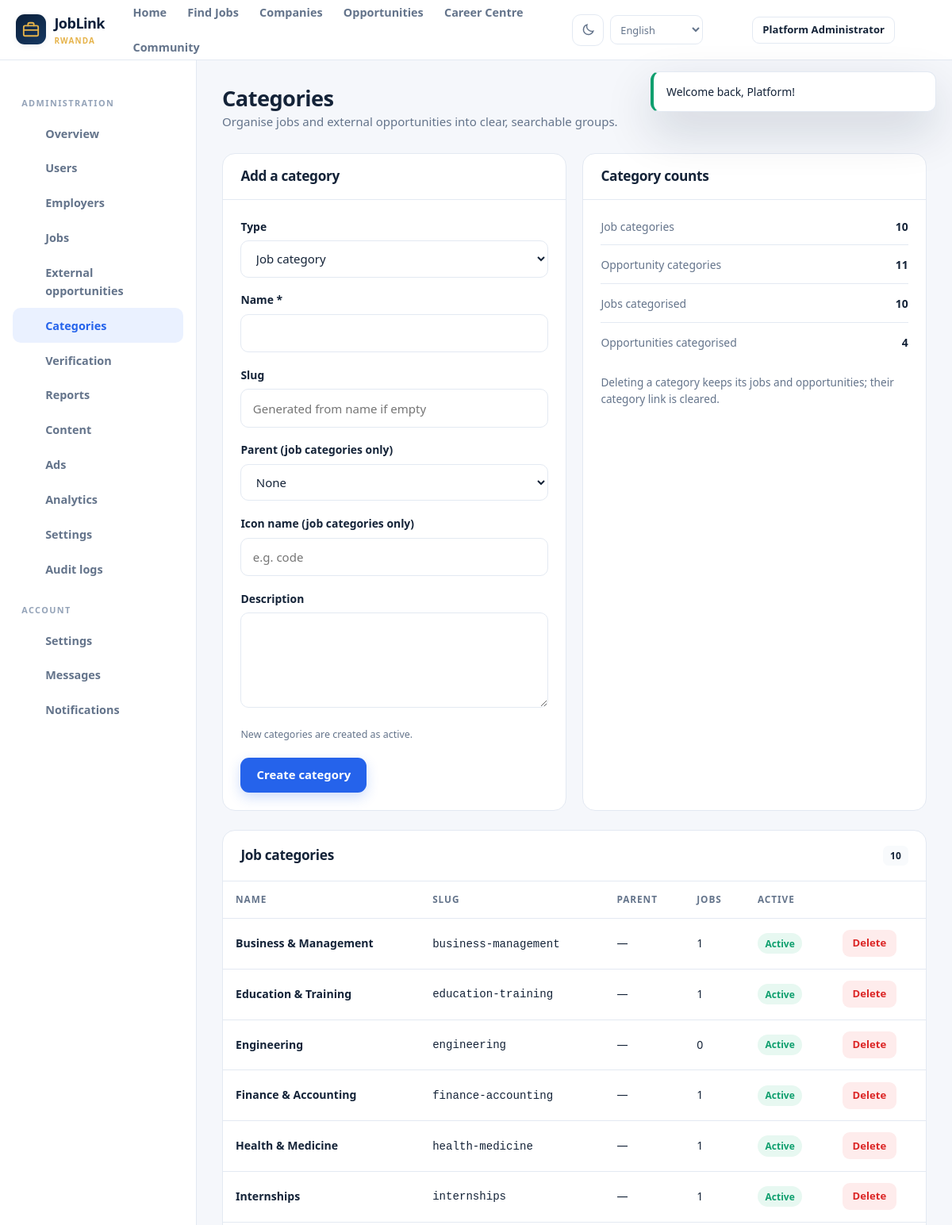
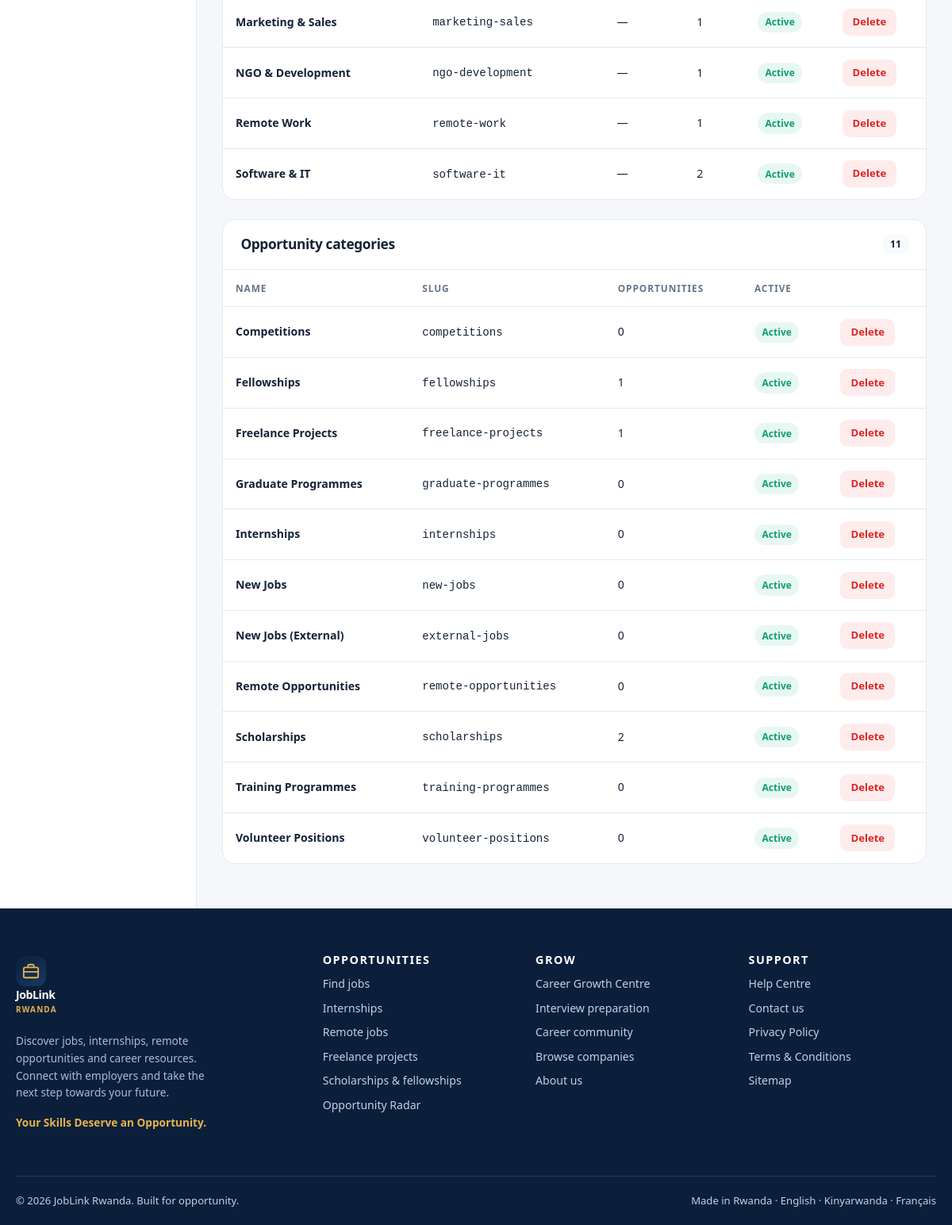
The app's page /admin/categories (signed in) with its own data (2 pictures, top to bottom).
### tables this page shows
CREATE TABLE IF NOT EXISTS users (
    id INT UNSIGNED AUTO_INCREMENT PRIMARY KEY,
    name VARCHAR(150) NOT NULL,
    email VARCHAR(190) NOT NULL,
    password_hash VARCHAR(255) NOT NULL,
    role ENUM('seeker','employer','freelancer','admin') NOT NULL DEFAULT 'seeker',
    phone VARCHAR(40) DEFAULT NULL,
    avatar VARCHAR(255) DEFAULT NULL,
    status ENUM('active','pending','suspended','deactivated') NOT NULL DEFAULT 'active',
    email_verified_at DATETIME DEFAULT NULL,
    verification_token VARCHAR(64) DEFAULT NULL,
    remember_token VARCHAR(64) DEFAULT NULL,
    last_login_at DATETIME DEFAULT NULL,
    created_at DATETIME NOT NULL DEFAULT CURRENT_TIMESTAMP,
    updated_at DATETIME NOT NULL DEFAULT CURRENT_TIMESTAMP ON UPDATE CURRENT_TIMESTAMP,
    deleted_at DATETIME DEFAULT NULL,
    UNIQUE KEY uq_users_email (email),
    KEY idx_users_role_status (role, status),
    KEY idx_users_created (created_at)
);

CREATE TABLE IF NOT EXISTS job_categories (
    id INT UNSIGNED AUTO_INCREMENT PRIMARY KEY,
    name VARCHAR(120) NOT NULL,
    slug VARCHAR(140) NOT NULL,
    description TEXT,
    icon VARCHAR(60) DEFAULT NULL,
    parent_id INT UNSIGNED DEFAULT NULL,
    active TINYINT(1) NOT NULL DEFAULT 1,
    UNIQUE KEY uq_categories_slug (slug),
    KEY idx_categories_parent (parent_id),
    CONSTRAINT fk_categories_parent FOREIGN KEY (parent_id) REFERENCES job_categories(id) ON DELETE SET NULL
);

CREATE TABLE IF NOT EXISTS opportunity_categories (
    id INT UNSIGNED AUTO_INCREMENT PRIMARY KEY,
    name VARCHAR(120) NOT NULL,
    slug VARCHAR(140) NOT NULL,
    description TEXT,
    icon VARCHAR(60) DEFAULT NULL,
    active TINYINT(1) NOT NULL DEFAULT 1,
    UNIQUE KEY uq_opp_categories_slug (slug)
);

### app/Views/admin/categories.php (the view, shortened to what the rows shown need)
<div class="dashboard">
  <?php
  include BASE_PATH . '/app/Views/partials/dashboard_sidebar.php';
  ?>
  <main class="dash-main">
    <div class="dash-head">
      <div><h1>Categories</h1><p>Organise jobs and external opportunities into clear, searchable groups.</p></div>
    </div>
    <div class="grid grid-2">
      <section class="panel">
        <div class="panel-head"><h2>Add a category</h2></div>
        <div class="panel-body">
          <form method="post" action="<?= e(url('admin/categories')) ?>">
            <div class="form-group">
              <label class="form-label" for="cat-type">Type</label>
              <select class="form-control" id="cat-type" name="type">
                <option value="job" <?= old('type', 'job') === 'job' ? 'selected' : '' ?>>Job category</option>
              </select>
            </div>
            <div class="form-group">
              <label class="form-label" for="cat-name">Name *</label>
              <input class="form-control" id="cat-name" name="name" maxlength="120" required value="<?= e(old('name')) ?>">
            </div>
            <div class="form-group">
              <label class="form-label" for="cat-slug">Slug</label>
              <input class="form-control" id="cat-slug" name="slug" maxlength="140" placeholder="Generated from name if empty" value="<?= e(old('slug')) ?>">
            </div>
            <div class="form-group">
              <label class="form-label" for="cat-parent">Parent (job categories only)</label>
              <select class="form-control" id="cat-parent" name="parent_id">
                <option value="">None</option>
              </select>
            </div>
            <div class="form-group">
              <label class="form-label" for="cat-icon">Icon name (job categories only)</label>
              <input class="form-control" id="cat-icon" name="icon" maxlength="60" placeholder="e.g. code" value="<?= e(old('icon')) ?>">
            </div>
            <div class="form-group">
              <label class="form-label" for="cat-description">Description</label>
              <textarea class="form-control" id="cat-description" name="description" rows="2"><?= e(old('description')) ?></textarea>
            </div>
            <span class="form-hint">New categories are created as active.</span>
            <div style="margin-top:1.2rem"><button class="btn btn-primary" type="submit">Create category</button></div>
          </form>
        </div>
      </section>
      <section class="panel">
        <div class="panel-head"><h2>Category counts</h2></div>
        <div class="panel-body">
          <div class="side-info">
            <div class="row"><span>Job categories</span><strong><?= e(count($jobCategories)) ?></strong></div>
            <div class="row"><span>Opportunity categories</span><strong><?= e(count($opportunityCategories)) ?></strong></div>
            <div class="row"><span>Jobs categorised</span><strong><?= e(array_sum(array_column($jobCategories, 'jobs_count'))) ?></strong></div>
            <div class="row"><span>Opportunities categorised</span><strong><?= e(array_sum(array_column($opportunityCategories, 'opportunities_count'))) ?></strong></div>
          </div>
          <p style="color:var(--muted);font-size:.85rem;margin-top:1rem">Deleting a category keeps its jobs and opportunities; their category link is cleared.</p>
        </div>
      </section>
    </div>
    <section class="panel">
      <div class="panel-head"><h2>Job categories</h2><span class="badge"><?= e(count($jobCategories)) ?></span></div>
      <div class="panel-body panel-body flush">
        <?php if (!$jobCategories): ?>
          <?php $emptyTitle = 'No job categories'; $emptyText = 'Create your first job category using the form above.'; include BASE_PATH . '/app/Views/partials/empty.php'; ?>
        <?php else: ?>
          <div class="table-wrap"><table><thead><tr><th>Name</th><th>Slug</th><th>Parent</th><th>Jobs</th><th>Active</th><th></th></tr></thead><tbody>
            <?php foreach ($jobCategories as $row): ?>
              <tr>
                <td><strong><?= e($row['name']) ?></strong></td>
                <td><code><?= e($row['slug']) ?></code></td>
                <td><?= e($row['parent_name'] ?: '—') ?></td>
                <td><?= (int) $row['jobs_count'] ?></td>
                <td><span class="status <?= (int) $row['active'] === 1 ? 'status-published' : '' ?>"><?= (int) $row['active'] === 1 ? 'Active' : 'Hidden' ?></span></td>
                <td>
                  <form method="post" action="<?= e(url('admin/categories/' . $row['id'] . '/delete')) ?>" onsubmit="return confirm('Delete this category? Linked records will be kept.')">
                    <button class="btn btn-sm btn-danger" type="submit">Delete</button>
                  </form>
                </td>
              </tr>
            <?php endforeach; ?>
          </tbody></table></div>
        <?php endif; ?>
      </div>
    </section>
    <section class="panel">
      <div class="panel-head"><h2>Opportunity categories</h2><span class="badge"><?= e(count($opportunityCategories)) ?></span></div>
      <div class="panel-body panel-body flush">
        <?php if (!$opportunityCategories): ?>
          <?php $emptyTitle = 'No opportunity categories'; $emptyText = 'Create your first opportunity category using the form above.'; include BASE_PATH . '/app/Views/partials/empty.php'; ?>
        <?php else: ?>
          <div class="table-wrap"><table><thead><tr><th>Name</th><th>Slug</th><th>Opportunities</th><th>Active</th><th></th></tr></thead><tbody>
            <?php foreach ($opportunityCategories as $row): ?>
              <tr>
                <td><strong><?= e($row['name']) ?></strong></td>
                <td><code><?= e($row['slug']) ?></code></td>
                <td><?= (int) $row['opportunities_count'] ?></td>
                <td><span class="status <?= (int) $row['active'] === 1 ? 'status-published' : '' ?>"><?= (int) $row['active'] === 1 ? 'Active' : 'Hidden' ?></span></td>
                <td>
                  <form method="post" action="<?= e(url('admin/categories/' . $row['id'] . '/delete')) ?>" onsubmit="return confirm('Delete this category? Linked records will be kept.')">
                    <button class="btn btn-sm btn-danger" type="submit">Delete</button>
                  </form>
                </td>
              </tr>
            <?php endforeach; ?>
          </tbody></table></div>
        <?php endif; ?>
      </div>
    </section>
  </main>
</div>

### app/Core/Router.php (shortened to what the rows shown need)
<?php
final class Router
{
    private array $routes = [];
    private array $middleware = [];
    public function middleware(string $name, callable $handler): void
    {
        $this->middleware[$name] = $handler;
    }
    public function add(string $methods, string $pattern, string $handler, array $middleware = []): void
    {
        foreach (explode('|', $methods) as $method) {
            $this->routes[] = [
                'method' => strtoupper(trim($method)),
                'regex' => $this->compile($pattern),
                'handler' => $handler,
                'middleware' => $middleware,
                'pattern' => $pattern,
            ];
        }
    }
    private function compile(string $pattern): string
    {
        $pattern = preg_replace('/\/(?=\{[a-zA-Z_]+\?\})/', '', $pattern) ?? $pattern;
        $pattern = preg_replace_callback('/\{([a-zA-Z_]+)(\?)?\}/', static function ($m) {
            return ($m[2] ?? '') === '?' ? '(?:/(?P<' . $m[1] . '>[^/]+))?' : '(?P<' . $m[1] . '>[^/]+)';
        }, $pattern) ?? $pattern;
        return '#^' . $pattern . '$#u';
    }
    public function dispatch(Request $request): void
    {
        foreach ($this->routes as $route) {
            if ($route['method'] !== $request->method) {
                continue;
            }
            if (!preg_match($route['regex'], $request->path, $matches)) {
                continue;
            }
            $params = [];
            $request->setRouteParams($params);
            foreach ($route['middleware'] as $middleware) {
                [$name, $argument] = array_pad(explode(':', $middleware, 2), 2, null);
                $result = ($this->middleware[$name])($request, $argument);
            }
            [$class, $method] = explode('@', $route['handler'], 2);
            $controller = new $fqcn($request);
            $controller->{$method}();
            return;
        }
    }
}

### app/Views/partials/header.php (shortened to what the rows shown need)
<?php
$user = Auth::user();
$unread = $user ? (int) App\Core\Database::scalar('SELECT COUNT(*) FROM notifications WHERE user_id = :id AND is_read = 0', ['id' => $user['id']]) : 0;
$currentPath = parse_url($_SERVER['REQUEST_URI'] ?? '/', PHP_URL_PATH) ?: '/';
$isActive = static fn(string $path): string => str_contains($currentPath, $path) ? ' active' : '';
?>
<header class="site-header">
  <div class="container nav-container">
    <a class="brand" href="<?= e(url()) ?>" aria-label="JobLink Rwanda home">
      <span class="brand-mark"><svg viewBox="0 0 24 24" fill="none" stroke="currentColor" stroke-width="2" stroke-linecap="round"><rect x="2" y="7" width="20" height="14" rx="2"/><path d="M8 7V5a2 2 0 0 1 2-2h4a2 2 0 0 1 2 2v2M2 13h20"/></svg></span>
      <span>JobLink<small>Rwanda</small></span>
    </a>
    <nav class="nav-links" aria-label="Main navigation">
      <a class="nav-link<?= $currentPath === rtrim(BASE_URL, '/') . '/' || $currentPath === '/' ? ' active' : '' ?>" href="<?= e(url()) ?>"><?= t('nav_home') ?></a>
      <a class="nav-link<?= $isActive('/jobs') ?>" href="<?= e(url('jobs')) ?>"><?= t('nav_jobs') ?></a>
      <a class="nav-link<?= $isActive('/companies') ?>" href="<?= e(url('companies')) ?>"><?= t('nav_companies') ?></a>
      <a class="nav-link<?= $isActive('/opportunity-radar') ?>" href="<?= e(url('opportunity-radar')) ?>"><?= t('nav_opportunities') ?></a>
      <a class="nav-link<?= $isActive('/career-centre') ?>" href="<?= e(url('career-centre')) ?>"><?= t('nav_career') ?></a>
      <a class="nav-link<?= $isActive('/community') ?>" href="<?= e(url('community')) ?>"><?= t('nav_community') ?></a>
    </nav>
    <div class="nav-actions">
      <button class="theme-toggle" type="button" aria-label="Toggle dark mode"><?= icon('moon', 18) ?></button>
      <select class="lang-picker" aria-label="<?= e(t('language')) ?>" onchange="window.location.href='<?= e(url()) ?>?lang='+this.value">
        <?php foreach (I18n::supported() as $code => $name): ?>
          <option value="<?= e($code) ?>" <?= I18n::locale() === $code ? 'selected' : '' ?>><?= e($name) ?></option>
        <?php endforeach; ?>
      </select>
      <?php if ($user): ?>
        <?php if ($unread > 0): ?>
        <div class="notif-wrap">
          <a id="notif-toggle" class="btn btn-ghost btn-sm" href="<?= e(url('notifications')) ?>" aria-label="Notifications"><?= icon('bell', 20) ?><span class="notif-dot"></span></a>
          <div id="notif-panel" class="notif-panel hide"><div id="notif-list" class="small muted" style="padding:.8rem">Loading…</div></div>
        </div>
        <?php else: ?>
          <a class="btn btn-ghost btn-sm" href="<?= e(url('notifications')) ?>" aria-label="Notifications"><?= icon('bell', 20) ?></a>
        <?php endif; ?>
        <a class="btn btn-outline btn-sm" href="<?= e(url(match ($user['role']) {
          'admin' => 'admin/dashboard', 'employer' => 'employer/dashboard',
          'freelancer' => 'freelancer/dashboard', default => 'dashboard',
        })) ?>"><?= e($user['name']) ?></a>
        <form method="post" action="<?= e(url('logout')) ?>" class="m-0"><?= csrf_field() ?><button class="btn btn-ghost btn-sm" type="submit" title="<?= e(t('logout')) ?>"><?= icon('arrow', 18) ?></button></form>
      <?php endif; ?>
    </div>
  </div>
</header>

### records on screen
users: name "Platform Administrator"
job_categories: name "Business & Management", slug "business-management", parent_name "—", jobs_count "1", active "Active"
job_categories: name "Education & Training", slug "education-training", parent_name "—", jobs_count "1", active "Active"
job_categories: name "Engineering", slug "engineering", parent_name "—", jobs_count "0", active "Active"
job_categories: name "Finance & Accounting", slug "finance-accounting", parent_name "—", jobs_count "1", active "Active"
job_categories: name "Health & Medicine", slug "health-medicine", parent_name "—", jobs_count "1", active "Active"
job_categories: name "Internships", slug "internships", parent_name "—", jobs_count "1", active "Active"
job_categories: name "Marketing & Sales", slug "marketing-sales", parent_name "—", jobs_count "1", active "Active"
job_categories: name "NGO & Development", slug "ngo-development", parent_name "—", jobs_count "1", active "Active"
job_categories: name "Remote Work", slug "remote-work", parent_name "—", jobs_count "1", active "Active"
job_categories: name "Software & IT", slug "software-it", parent_name "—", jobs_count "2", active "Active"
opportunity_categories: name "Competitions", slug "competitions", opportunities_count "0", active "Active"
opportunity_categories: name "Fellowships", slug "fellowships", opportunities_count "1", active "Active"
opportunity_categories: name "Freelance Projects", slug "freelance-projects", opportunities_count "1", active "Active"
opportunity_categories: name "Graduate Programmes", slug "graduate-programmes", opportunities_count "0", active "Active"
opportunity_categories: name "Internships", slug "internships", opportunities_count "0", active "Active"
opportunity_categories: name "New Jobs", slug "new-jobs", opportunities_count "0", active "Active"
opportunity_categories: name "New Jobs (External)", slug "external-jobs", opportunities_count "0", active "Active"
opportunity_categories: name "Remote Opportunities", slug "remote-opportunities", opportunities_count "0", active "Active"
opportunity_categories: name "Scholarships", slug "scholarships", opportunities_count "2", active "Active"
opportunity_categories: name "Training Programmes", slug "training-programmes", opportunities_count "0", active "Active"
opportunity_categories: name "Volunteer Positions", slug "volunteer-positions", opportunities_count "0", active "Active"

### other values on screen
$link[0] "Overview"
$link[0] "Users"
$link[0] "Employers"
$link[0] "Jobs"
$link[0] "External opportunities"
$link[0] "Categories"
$link[0] "Verification"
$link[0] "Reports"
$link[0] "Content"
$link[0] "Ads"
$link[0] "Analytics"
$link[0] "Settings"
$link[0] "Audit logs"
count($jobCategories) "10"
count($opportunityCategories) "11"
